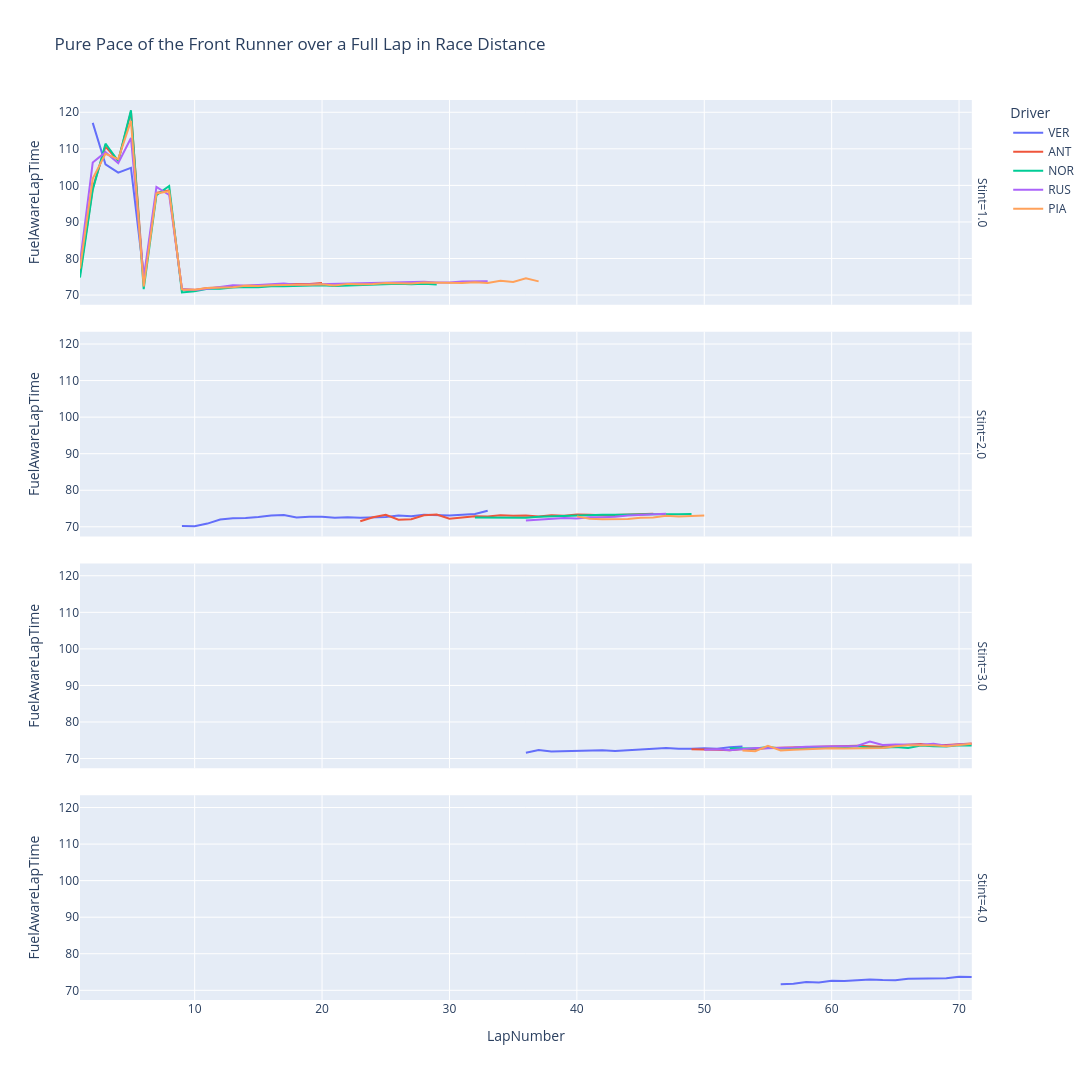

The notebook cell this image was saved under:
### Markdown cell above
### Full Lap Pace with respect to stint for the Front Runners

### Code cell
plotter.plot_line_chart(
    data_frame=filtered_quick_race_laps,
    X="LapNumber",
    y="FuelAwareLapTime",
    label="Driver",
    title="Pure Pace of the Front Runner over a Full Lap in Race Distance",
    facet_row="Stint",
    category_orders=STINT_ORDER,
    hover_data=HOVER_DATA,
    height=1080,
)

### Figure 1 — Plotly figure (JSON) as saved in the notebook; plotly's stock layout.template omitted (floating-point values rounded to 4 significant figures; data arrays with more than 128 entries replaced by an {"elided": "..."} marker saying what was removed)
{"data": [{"customdata": [["VER", 17, "HARD", "24"], ["VER", 16, "HARD", "4"], ["VER", 16, "HARD", "4"], ["VER", 16, "HARD", "41"], ["VER", 13, "HARD", "12"]], "hovertemplate": "Driver=%{customdata[0]}<br>Stint=1.0<br>LapNumber=%{x}<br>FuelAwareLapTime=%{y}<br>Position=%{customdata[1]}<br>Compound=%{customdata[2]}<br>TrackStatus=%{customdata[3]}<extra></extra>", "legendgroup": "VER", "line": {"color": "#636efa", "dash": "solid"}, "marker": {"symbol": "circle"}, "mode": "lines", "name": "VER", "orientation": "v", "showlegend": true, "type": "scatter", "x": [2.0, 3.0, 4.0, 5.0, 6.0], "xaxis": "x4", "y": [117.1, 105.8, 103.5, 104.8, 75.49], "yaxis": "y4"}, {"customdata": [["ANT", 2, "SOFT", "12"], ["ANT", 2, "SOFT", "24"], ["ANT", 2, "SOFT", "4"], ["ANT", 2, "SOFT", "4"], ["ANT", 2, "SOFT", "41"], ["ANT", 3, "SOFT", "12"], ["ANT", 3, "SOFT", "26"], ["ANT", 3, "SOFT", "671"], ["ANT", 3, "SOFT", "1"], ["ANT", 3, "SOFT", "1"], ["ANT", 3, "SOFT", "1"], ["ANT", 3, "SOFT", "1"], ["ANT", 3, "SOFT", "1"], ["ANT", 3, "SOFT", "1"], ["ANT", 3, "SOFT", "1"], ["ANT", 3, "SOFT", "1"], ["ANT", 3, "SOFT", "1"], ["ANT", 3, "SOFT", "1"], ["ANT", 3, "SOFT", "1"], ["ANT", 3, "SOFT", "1"]], "hovertemplate": "Driver=%{customdata[0]}<br>Stint=1.0<br>LapNumber=%{x}<br>FuelAwareLapTime=%{y}<br>Position=%{customdata[1]}<br>Compound=%{customdata[2]}<br>TrackStatus=%{customdata[3]}<extra></extra>", "legendgroup": "ANT", "line": {"color": "#EF553B", "dash": "solid"}, "marker": {"symbol": "circle"}, "mode": "lines", "name": "ANT", "orientation": "v", "showlegend": true, "type": "scatter", "x": [1.0, 2.0, 3.0, 4.0, 5.0, 6.0, 7.0, 8.0, 9.0, 10.0, 11.0, 12.0, 13.0, 14.0, 15.0, 16.0, 17.0, 18.0, 19.0, 20.0], "xaxis": "x4", "y": [75.77, 99.28, 110.6, 106.7, 120.2, 73.6, 97.94, 98.6, 71.51, 71.42, 71.92, 72.03, 72.5, 72.59, 72.7, 72.68, 73.02, 72.97, 73.03, 73.29], "yaxis": "y4"}, {"customdata": [["NOR", 1, "MEDIUM", "12"], ["NOR", 1, "MEDIUM", "24"], ["NOR", 1, "MEDIUM", "4"], ["NOR", 1, "MEDIUM", "4"], ["NOR", 1, "MEDIUM", "41"], ["NOR", 1, "MEDIUM", "12"], ["NOR", 1, "MEDIUM", "26"], ["NOR", 1, "MEDIUM", "671"], ["NOR", 1, "MEDIUM", "1"], ["NOR", 1, "MEDIUM", "1"], ["NOR", 1, "MEDIUM", "1"], ["NOR", 1, "MEDIUM", "1"], ["NOR", 1, "MEDIUM", "1"], ["NOR", 1, "MEDIUM", "1"], ["NOR", 1, "MEDIUM", "1"], ["NOR", 1, "MEDIUM", "1"], ["NOR", 1, "MEDIUM", "1"], ["NOR", 1, "MEDIUM", "1"], ["NOR", 1, "MEDIUM", "1"], ["NOR", 1, "MEDIUM", "1"], ["NOR", 1, "MEDIUM", "1"], ["NOR", 1, "MEDIUM", "1"], ["NOR", 1, "MEDIUM", "1"], ["NOR", 1, "MEDIUM", "1"], ["NOR", 1, "MEDIUM", "1"], ["NOR", 1, "MEDIUM", "1"], ["NOR", 1, "MEDIUM", "1"], ["NOR", 1, "MEDIUM", "1"], ["NOR", 1, "MEDIUM", "1"]], "hovertemplate": "Driver=%{customdata[0]}<br>Stint=1.0<br>LapNumber=%{x}<br>FuelAwareLapTime=%{y}<br>Position=%{customdata[1]}<br>Compound=%{customdata[2]}<br>TrackStatus=%{customdata[3]}<extra></extra>", "legendgroup": "NOR", "line": {"color": "#00cc96", "dash": "solid"}, "marker": {"symbol": "circle"}, "mode": "lines", "name": "NOR", "orientation": "v", "showlegend": true, "type": "scatter", "x": [1.0, 2.0, 3.0, 4.0, 5.0, 6.0, 7.0, 8.0, 9.0, 10.0, 11.0, 12.0, 13.0, 14.0, 15.0, 16.0, 17.0, 18.0, 19.0, 20.0, 21.0, 22.0, 23.0, 24.0, 25.0, 26.0, 27.0, 28.0, 29.0], "xaxis": "x4", "y": [74.77, 98.75, 111.4, 106.7, 120.6, 71.59, 97.34, 99.85, 70.73, 71.06, 71.69, 71.75, 72.07, 72.22, 72.11, 72.42, 72.41, 72.46, 72.54, 72.68, 72.48, 72.63, 72.78, 72.74, 73.01, 73.11, 72.93, 73.07, 72.92], "yaxis": "y4"}, {"customdata": {"elided": "33x4 mixed values"}, "hovertemplate": "Driver=%{customdata[0]}<br>Stint=1.0<br>LapNumber=%{x}<br>FuelAwareLapTime=%{y}<br>Position=%{customdata[1]}<br>Compound=%{customdata[2]}<br>TrackStatus=%{customdata[3]}<extra></extra>", "legendgroup": "RUS", "line": {"color": "#ab63fa", "dash": "solid"}, "marker": {"symbol": "circle"}, "mode": "lines", "name": "RUS", "orientation": "v", "showlegend": true, "type": "scatter", "x": [1.0, 2.0, 3.0, 4.0, 5.0, 6.0, 7.0, 8.0, 9.0, 10.0, 11.0, 12.0, 13.0, 14.0, 15.0, 16.0, 17.0, 18.0, 19.0, 20.0, 21.0, 22.0, 23.0, 24.0, 25.0, 26.0, 27.0, 28.0, 29.0, 30.0, 31.0, 32.0, 33.0], "xaxis": "x4", "y": [78.87, 106.3, 109.1, 106.1, 113.0, 74.62, 99.58, 97.37, 71.72, 71.41, 71.7, 72.22, 72.69, 72.51, 72.76, 72.93, 73.13, 72.84, 72.92, 73.01, 73.13, 73.33, 73.27, 73.31, 73.46, 73.57, 73.58, 73.61, 73.45, 73.43, 73.69, 73.77, 73.76], "yaxis": "y4"}, {"customdata": {"elided": "37x4 mixed values"}, "hovertemplate": "Driver=%{customdata[0]}<br>Stint=1.0<br>LapNumber=%{x}<br>FuelAwareLapTime=%{y}<br>Position=%{customdata[1]}<br>Compound=%{customdata[2]}<br>TrackStatus=%{customdata[3]}<extra></extra>", "legendgroup": "PIA", "line": {"color": "#FFA15A", "dash": "solid"}, "marker": {"symbol": "circle"}, "mode": "lines", "name": "PIA", "orientation": "v", "showlegend": true, "type": "scatter", "x": [1.0, 2.0, 3.0, 4.0, 5.0, 6.0, 7.0, 8.0, 9.0, 10.0, 11.0, 12.0, 13.0, 14.0, 15.0, 16.0, 17.0, 18.0, 19.0, 20.0, 21.0, 22.0, 23.0, 24.0, 25.0, 26.0, 27.0, 28.0, 29.0, 30.0, 31.0, 32.0, 33.0, 34.0, 35.0, 36.0, 37.0], "xaxis": "x4", "y": [77.23, 101.9, 108.7, 107.2, 117.7, 72.33, 97.79, 98.41, 71.56, 71.42, 71.95, 72.03, 72.14, 72.53, 72.5, 72.71, 72.86, 72.83, 72.84, 72.94, 72.64, 73.05, 72.95, 72.99, 73.32, 73.17, 73.15, 73.43, 73.35, 73.33, 73.33, 73.52, 73.31, 73.91, 73.59, 74.56, 73.73], "yaxis": "y4"}, {"customdata": [["VER", 16, "MEDIUM", "1"], ["VER", 16, "MEDIUM", "1"], ["VER", 16, "MEDIUM", "1"], ["VER", 16, "MEDIUM", "1"], ["VER", 14, "MEDIUM", "1"], ["VER", 14, "MEDIUM", "1"], ["VER", 13, "MEDIUM", "1"], ["VER", 13, "MEDIUM", "1"], ["VER", 10, "MEDIUM", "1"], ["VER", 8, "MEDIUM", "1"], ["VER", 6, "MEDIUM", "1"], ["VER", 6, "MEDIUM", "1"], ["VER", 5, "MEDIUM", "1"], ["VER", 4, "MEDIUM", "1"], ["VER", 4, "MEDIUM", "1"], ["VER", 4, "MEDIUM", "1"], ["VER", 4, "MEDIUM", "1"], ["VER", 4, "MEDIUM", "1"], ["VER", 4, "MEDIUM", "1"], ["VER", 4, "MEDIUM", "1"], ["VER", 4, "MEDIUM", "1"], ["VER", 4, "MEDIUM", "1"], ["VER", 3, "MEDIUM", "1"], ["VER", 4, "MEDIUM", "1"], ["VER", 4, "MEDIUM", "1"]], "hovertemplate": "Driver=%{customdata[0]}<br>Stint=2.0<br>LapNumber=%{x}<br>FuelAwareLapTime=%{y}<br>Position=%{customdata[1]}<br>Compound=%{customdata[2]}<br>TrackStatus=%{customdata[3]}<extra></extra>", "legendgroup": "VER", "line": {"color": "#636efa", "dash": "solid"}, "marker": {"symbol": "circle"}, "mode": "lines", "name": "VER", "orientation": "v", "showlegend": false, "type": "scatter", "x": [9.0, 10.0, 11.0, 12.0, 13.0, 14.0, 15.0, 16.0, 17.0, 18.0, 19.0, 20.0, 21.0, 22.0, 23.0, 24.0, 25.0, 26.0, 27.0, 28.0, 29.0, 30.0, 31.0, 32.0, 33.0], "xaxis": "x3", "y": [70.19, 70.15, 70.88, 72.01, 72.31, 72.38, 72.7, 73.12, 73.26, 72.54, 72.72, 72.76, 72.48, 72.65, 72.47, 72.57, 72.67, 73.09, 72.86, 73.3, 73.21, 73.06, 73.31, 73.53, 74.39], "yaxis": "y3"}, {"customdata": [["ANT", 9, "MEDIUM", "1"], ["ANT", 8, "MEDIUM", "1"], ["ANT", 7, "MEDIUM", "1"], ["ANT", 7, "MEDIUM", "1"], ["ANT", 7, "MEDIUM", "1"], ["ANT", 7, "MEDIUM", "1"], ["ANT", 6, "MEDIUM", "1"], ["ANT", 5, "MEDIUM", "1"], ["ANT", 5, "MEDIUM", "1"], ["ANT", 5, "MEDIUM", "1"], ["ANT", 5, "MEDIUM", "1"], ["ANT", 4, "MEDIUM", "1"], ["ANT", 3, "MEDIUM", "1"], ["ANT", 3, "MEDIUM", "1"], ["ANT", 3, "MEDIUM", "1"], ["ANT", 3, "MEDIUM", "1"], ["ANT", 2, "MEDIUM", "1"], ["ANT", 2, "MEDIUM", "1"], ["ANT", 2, "MEDIUM", "1"], ["ANT", 2, "MEDIUM", "1"], ["ANT", 2, "MEDIUM", "1"], ["ANT", 2, "MEDIUM", "1"], ["ANT", 2, "MEDIUM", "1"], ["ANT", 2, "MEDIUM", "1"]], "hovertemplate": "Driver=%{customdata[0]}<br>Stint=2.0<br>LapNumber=%{x}<br>FuelAwareLapTime=%{y}<br>Position=%{customdata[1]}<br>Compound=%{customdata[2]}<br>TrackStatus=%{customdata[3]}<extra></extra>", "legendgroup": "ANT", "line": {"color": "#EF553B", "dash": "solid"}, "marker": {"symbol": "circle"}, "mode": "lines", "name": "ANT", "orientation": "v", "showlegend": false, "type": "scatter", "x": [23.0, 24.0, 25.0, 26.0, 27.0, 28.0, 29.0, 30.0, 31.0, 32.0, 33.0, 34.0, 35.0, 36.0, 37.0, 38.0, 39.0, 40.0, 41.0, 42.0, 43.0, 44.0, 45.0, 46.0], "xaxis": "x3", "y": [71.51, 72.61, 73.31, 71.95, 72.09, 73.13, 73.38, 72.2, 72.55, 72.89, 72.84, 73.14, 73.04, 73.06, 72.79, 73.13, 73.04, 73.34, 73.29, 73.14, 73.21, 73.27, 73.46, 73.59], "yaxis": "y3"}, {"customdata": [["NOR", 3, "SOFT", "1"], ["NOR", 3, "SOFT", "1"], ["NOR", 2, "SOFT", "1"], ["NOR", 2, "SOFT", "1"], ["NOR", 2, "SOFT", "1"], ["NOR", 2, "SOFT", "1"], ["NOR", 2, "SOFT", "1"], ["NOR", 1, "SOFT", "1"], ["NOR", 1, "SOFT", "1"], ["NOR", 1, "SOFT", "1"], ["NOR", 1, "SOFT", "1"], ["NOR", 1, "SOFT", "1"], ["NOR", 1, "SOFT", "1"], ["NOR", 1, "SOFT", "1"], ["NOR", 1, "SOFT", "1"], ["NOR", 1, "SOFT", "1"], ["NOR", 1, "SOFT", "1"], ["NOR", 1, "SOFT", "1"]], "hovertemplate": "Driver=%{customdata[0]}<br>Stint=2.0<br>LapNumber=%{x}<br>FuelAwareLapTime=%{y}<br>Position=%{customdata[1]}<br>Compound=%{customdata[2]}<br>TrackStatus=%{customdata[3]}<extra></extra>", "legendgroup": "NOR", "line": {"color": "#00cc96", "dash": "solid"}, "marker": {"symbol": "circle"}, "mode": "lines", "name": "NOR", "orientation": "v", "showlegend": false, "type": "scatter", "x": [32.0, 33.0, 34.0, 35.0, 36.0, 37.0, 38.0, 39.0, 40.0, 41.0, 42.0, 43.0, 44.0, 45.0, 46.0, 47.0, 48.0, 49.0], "xaxis": "x3", "y": [72.52, 72.52, 72.6, 72.58, 72.45, 72.72, 72.86, 72.93, 73.03, 73.22, 73.27, 73.26, 73.25, 73.36, 73.43, 73.54, 73.46, 73.51], "yaxis": "y3"}, {"customdata": [["RUS", 5, "SOFT", "1"], ["RUS", 4, "SOFT", "1"], ["RUS", 4, "SOFT", "1"], ["RUS", 3, "SOFT", "1"], ["RUS", 3, "SOFT", "1"], ["RUS", 3, "SOFT", "1"], ["RUS", 3, "SOFT", "1"], ["RUS", 3, "SOFT", "1"], ["RUS", 3, "SOFT", "1"], ["RUS", 3, "SOFT", "1"], ["RUS", 3, "SOFT", "1"], ["RUS", 2, "SOFT", "1"]], "hovertemplate": "Driver=%{customdata[0]}<br>Stint=2.0<br>LapNumber=%{x}<br>FuelAwareLapTime=%{y}<br>Position=%{customdata[1]}<br>Compound=%{customdata[2]}<br>TrackStatus=%{customdata[3]}<extra></extra>", "legendgroup": "RUS", "line": {"color": "#ab63fa", "dash": "solid"}, "marker": {"symbol": "circle"}, "mode": "lines", "name": "RUS", "orientation": "v", "showlegend": false, "type": "scatter", "x": [36.0, 37.0, 38.0, 39.0, 40.0, 41.0, 42.0, 43.0, 44.0, 45.0, 46.0, 47.0], "xaxis": "x3", "y": [71.71, 71.96, 72.15, 72.4, 72.29, 72.58, 72.63, 72.75, 73.09, 73.32, 73.38, 73.57], "yaxis": "y3"}, {"customdata": [["PIA", 6, "SOFT", "1"], ["PIA", 6, "SOFT", "1"], ["PIA", 6, "SOFT", "1"], ["PIA", 5, "SOFT", "1"], ["PIA", 5, "SOFT", "1"], ["PIA", 5, "SOFT", "1"], ["PIA", 5, "SOFT", "1"], ["PIA", 5, "SOFT", "1"], ["PIA", 4, "SOFT", "1"], ["PIA", 3, "SOFT", "1"], ["PIA", 3, "SOFT", "1"]], "hovertemplate": "Driver=%{customdata[0]}<br>Stint=2.0<br>LapNumber=%{x}<br>FuelAwareLapTime=%{y}<br>Position=%{customdata[1]}<br>Compound=%{customdata[2]}<br>TrackStatus=%{customdata[3]}<extra></extra>", "legendgroup": "PIA", "line": {"color": "#FFA15A", "dash": "solid"}, "marker": {"symbol": "circle"}, "mode": "lines", "name": "PIA", "orientation": "v", "showlegend": false, "type": "scatter", "x": [40.0, 41.0, 42.0, 43.0, 44.0, 45.0, 46.0, 47.0, 48.0, 49.0, 50.0], "xaxis": "x3", "y": [72.85, 72.22, 72.09, 71.99, 72.1, 72.46, 72.56, 73.02, 72.82, 72.94, 73.07], "yaxis": "y3"}, {"customdata": [["VER", 9, "MEDIUM", "1"], ["VER", 6, "MEDIUM", "1"], ["VER", 6, "MEDIUM", "1"], ["VER", 5, "MEDIUM", "1"], ["VER", 5, "MEDIUM", "1"], ["VER", 5, "MEDIUM", "1"], ["VER", 4, "MEDIUM", "1"], ["VER", 4, "MEDIUM", "1"], ["VER", 4, "MEDIUM", "1"], ["VER", 4, "MEDIUM", "1"], ["VER", 4, "MEDIUM", "1"], ["VER", 4, "MEDIUM", "1"], ["VER", 2, "MEDIUM", "1"], ["VER", 2, "MEDIUM", "1"], ["VER", 2, "MEDIUM", "1"], ["VER", 1, "MEDIUM", "1"], ["VER", 1, "MEDIUM", "1"], ["VER", 1, "MEDIUM", "1"]], "hovertemplate": "Driver=%{customdata[0]}<br>Stint=3.0<br>LapNumber=%{x}<br>FuelAwareLapTime=%{y}<br>Position=%{customdata[1]}<br>Compound=%{customdata[2]}<br>TrackStatus=%{customdata[3]}<extra></extra>", "legendgroup": "VER", "line": {"color": "#636efa", "dash": "solid"}, "marker": {"symbol": "circle"}, "mode": "lines", "name": "VER", "orientation": "v", "showlegend": false, "type": "scatter", "x": [36.0, 37.0, 38.0, 39.0, 40.0, 41.0, 42.0, 43.0, 44.0, 45.0, 46.0, 47.0, 48.0, 49.0, 50.0, 51.0, 52.0, 53.0], "xaxis": "x2", "y": [71.61, 72.35, 71.92, 72.03, 72.17, 72.2, 72.28, 72.06, 72.24, 72.58, 72.63, 72.86, 72.7, 72.65, 72.83, 72.69, 73.08, 73.26], "yaxis": "y2"}, {"customdata": [["ANT", 5, "MEDIUM", "1"], ["ANT", 4, "MEDIUM", "1"], ["ANT", 4, "MEDIUM", "1"], ["ANT", 3, "MEDIUM", "1"], ["ANT", 3, "MEDIUM", "1"], ["ANT", 3, "MEDIUM", "1"], ["ANT", 2, "MEDIUM", "1"], ["ANT", 2, "MEDIUM", "1"], ["ANT", 2, "MEDIUM", "1"], ["ANT", 2, "MEDIUM", "1"], ["ANT", 2, "MEDIUM", "1"], ["ANT", 2, "MEDIUM", "1"], ["ANT", 2, "MEDIUM", "1"], ["ANT", 2, "MEDIUM", "1"], ["ANT", 2, "MEDIUM", "1"], ["ANT", 2, "MEDIUM", "1"], ["ANT", 2, "MEDIUM", "1"], ["ANT", 2, "MEDIUM", "1"], ["ANT", 2, "MEDIUM", "1"], ["ANT", 2, "MEDIUM", "1"], ["ANT", 2, "MEDIUM", "1"], ["ANT", 2, "MEDIUM", "1"], ["ANT", 2, "MEDIUM", "1"]], "hovertemplate": "Driver=%{customdata[0]}<br>Stint=3.0<br>LapNumber=%{x}<br>FuelAwareLapTime=%{y}<br>Position=%{customdata[1]}<br>Compound=%{customdata[2]}<br>TrackStatus=%{customdata[3]}<extra></extra>", "legendgroup": "ANT", "line": {"color": "#EF553B", "dash": "solid"}, "marker": {"symbol": "circle"}, "mode": "lines", "name": "ANT", "orientation": "v", "showlegend": false, "type": "scatter", "x": [49.0, 50.0, 51.0, 52.0, 53.0, 54.0, 55.0, 56.0, 57.0, 58.0, 59.0, 60.0, 61.0, 62.0, 63.0, 64.0, 65.0, 66.0, 67.0, 68.0, 69.0, 70.0, 71.0], "xaxis": "x2", "y": [72.56, 72.55, 72.44, 72.3, 72.58, 72.58, 72.87, 72.92, 73.02, 73.08, 73.2, 73.41, 73.49, 73.52, 73.34, 73.21, 73.55, 73.65, 73.96, 73.48, 73.63, 73.8, 74.09], "yaxis": "y2"}, {"customdata": [["NOR", 2, "MEDIUM", "1"], ["NOR", 2, "MEDIUM", "1"], ["NOR", 2, "MEDIUM", "1"], ["NOR", 1, "MEDIUM", "1"], ["NOR", 1, "MEDIUM", "1"], ["NOR", 1, "MEDIUM", "1"], ["NOR", 1, "MEDIUM", "1"], ["NOR", 1, "MEDIUM", "1"], ["NOR", 1, "MEDIUM", "1"], ["NOR", 1, "MEDIUM", "1"], ["NOR", 1, "MEDIUM", "1"], ["NOR", 1, "MEDIUM", "1"], ["NOR", 1, "MEDIUM", "1"], ["NOR", 1, "MEDIUM", "1"], ["NOR", 1, "MEDIUM", "1"], ["NOR", 1, "MEDIUM", "1"], ["NOR", 1, "MEDIUM", "1"], ["NOR", 1, "MEDIUM", "1"], ["NOR", 1, "MEDIUM", "1"], ["NOR", 1, "MEDIUM", "1"]], "hovertemplate": "Driver=%{customdata[0]}<br>Stint=3.0<br>LapNumber=%{x}<br>FuelAwareLapTime=%{y}<br>Position=%{customdata[1]}<br>Compound=%{customdata[2]}<br>TrackStatus=%{customdata[3]}<extra></extra>", "legendgroup": "NOR", "line": {"color": "#00cc96", "dash": "solid"}, "marker": {"symbol": "circle"}, "mode": "lines", "name": "NOR", "orientation": "v", "showlegend": false, "type": "scatter", "x": [52.0, 53.0, 54.0, 55.0, 56.0, 57.0, 58.0, 59.0, 60.0, 61.0, 62.0, 63.0, 64.0, 65.0, 66.0, 67.0, 68.0, 69.0, 70.0, 71.0], "xaxis": "x2", "y": [72.81, 72.84, 72.75, 73.13, 72.74, 72.78, 72.82, 73.12, 73.09, 73.06, 73.36, 72.93, 72.94, 73.16, 72.9, 73.55, 73.37, 73.31, 73.62, 73.54], "yaxis": "y2"}, {"customdata": [["RUS", 6, "MEDIUM", "1"], ["RUS", 5, "MEDIUM", "1"], ["RUS", 4, "MEDIUM", "1"], ["RUS", 4, "MEDIUM", "1"], ["RUS", 4, "MEDIUM", "1"], ["RUS", 3, "MEDIUM", "1"], ["RUS", 3, "MEDIUM", "1"], ["RUS", 3, "MEDIUM", "1"], ["RUS", 3, "MEDIUM", "1"], ["RUS", 3, "MEDIUM", "1"], ["RUS", 3, "MEDIUM", "1"], ["RUS", 3, "MEDIUM", "1"], ["RUS", 3, "MEDIUM", "1"], ["RUS", 4, "MEDIUM", "1"], ["RUS", 4, "MEDIUM", "1"], ["RUS", 4, "MEDIUM", "1"], ["RUS", 4, "MEDIUM", "1"], ["RUS", 4, "MEDIUM", "1"], ["RUS", 4, "MEDIUM", "1"], ["RUS", 4, "MEDIUM", "1"], ["RUS", 4, "MEDIUM", "1"], ["RUS", 4, "MEDIUM", "1"]], "hovertemplate": "Driver=%{customdata[0]}<br>Stint=3.0<br>LapNumber=%{x}<br>FuelAwareLapTime=%{y}<br>Position=%{customdata[1]}<br>Compound=%{customdata[2]}<br>TrackStatus=%{customdata[3]}<extra></extra>", "legendgroup": "RUS", "line": {"color": "#ab63fa", "dash": "solid"}, "marker": {"symbol": "circle"}, "mode": "lines", "name": "RUS", "orientation": "v", "showlegend": false, "type": "scatter", "x": [50.0, 51.0, 52.0, 53.0, 54.0, 55.0, 56.0, 57.0, 58.0, 59.0, 60.0, 61.0, 62.0, 63.0, 64.0, 65.0, 66.0, 67.0, 68.0, 69.0, 70.0, 71.0], "xaxis": "x2", "y": [72.43, 72.55, 72.28, 72.52, 72.88, 72.85, 72.85, 73.02, 73.22, 73.3, 73.31, 73.44, 73.44, 74.67, 73.73, 73.82, 73.85, 73.77, 74.02, 73.54, 73.83, 74.02], "yaxis": "y2"}, {"customdata": [["PIA", 6, "MEDIUM", "1"], ["PIA", 6, "MEDIUM", "1"], ["PIA", 5, "MEDIUM", "1"], ["PIA", 5, "MEDIUM", "1"], ["PIA", 5, "MEDIUM", "1"], ["PIA", 5, "MEDIUM", "1"], ["PIA", 5, "MEDIUM", "1"], ["PIA", 5, "MEDIUM", "1"], ["PIA", 5, "MEDIUM", "1"], ["PIA", 5, "MEDIUM", "1"], ["PIA", 5, "MEDIUM", "1"], ["PIA", 5, "MEDIUM", "1"], ["PIA", 5, "MEDIUM", "1"], ["PIA", 5, "MEDIUM", "1"], ["PIA", 5, "MEDIUM", "1"], ["PIA", 5, "MEDIUM", "1"], ["PIA", 5, "MEDIUM", "1"], ["PIA", 5, "MEDIUM", "1"], ["PIA", 5, "MEDIUM", "1"]], "hovertemplate": "Driver=%{customdata[0]}<br>Stint=3.0<br>LapNumber=%{x}<br>FuelAwareLapTime=%{y}<br>Position=%{customdata[1]}<br>Compound=%{customdata[2]}<br>TrackStatus=%{customdata[3]}<extra></extra>", "legendgroup": "PIA", "line": {"color": "#FFA15A", "dash": "solid"}, "marker": {"symbol": "circle"}, "mode": "lines", "name": "PIA", "orientation": "v", "showlegend": false, "type": "scatter", "x": [53.0, 54.0, 55.0, 56.0, 57.0, 58.0, 59.0, 60.0, 61.0, 62.0, 63.0, 64.0, 65.0, 66.0, 67.0, 68.0, 69.0, 70.0, 71.0], "xaxis": "x2", "y": [72.2, 72.02, 73.49, 72.23, 72.4, 72.56, 72.54, 72.83, 72.72, 72.74, 72.91, 72.86, 73.39, 73.66, 73.65, 73.62, 73.35, 73.76, 74.03], "yaxis": "y2"}, {"customdata": [["VER", 4, "SOFT", "1"], ["VER", 4, "SOFT", "1"], ["VER", 4, "SOFT", "1"], ["VER", 4, "SOFT", "1"], ["VER", 4, "SOFT", "1"], ["VER", 4, "SOFT", "1"], ["VER", 4, "SOFT", "1"], ["VER", 3, "SOFT", "1"], ["VER", 3, "SOFT", "1"], ["VER", 3, "SOFT", "1"], ["VER", 3, "SOFT", "1"], ["VER", 3, "SOFT", "1"], ["VER", 3, "SOFT", "1"], ["VER", 3, "SOFT", "1"], ["VER", 3, "SOFT", "1"], ["VER", 3, "SOFT", "1"]], "hovertemplate": "Driver=%{customdata[0]}<br>Stint=4.0<br>LapNumber=%{x}<br>FuelAwareLapTime=%{y}<br>Position=%{customdata[1]}<br>Compound=%{customdata[2]}<br>TrackStatus=%{customdata[3]}<extra></extra>", "legendgroup": "VER", "line": {"color": "#636efa", "dash": "solid"}, "marker": {"symbol": "circle"}, "mode": "lines", "name": "VER", "orientation": "v", "showlegend": false, "type": "scatter", "x": [56.0, 57.0, 58.0, 59.0, 60.0, 61.0, 62.0, 63.0, 64.0, 65.0, 66.0, 67.0, 68.0, 69.0, 70.0, 71.0], "xaxis": "x", "y": [71.63, 71.81, 72.25, 72.16, 72.59, 72.56, 72.77, 72.93, 72.79, 72.75, 73.14, 73.18, 73.31, 73.29, 73.71, 73.62], "yaxis": "y"}], "layout": {"annotations": [{"font": {}, "showarrow": false, "text": "Stint=4.0", "textangle": 90, "x": 0.98, "xanchor": "left", "xref": "paper", "y": 0.1138, "yanchor": "middle", "yref": "paper"}, {"font": {}, "showarrow": false, "text": "Stint=3.0", "textangle": 90, "x": 0.98, "xanchor": "left", "xref": "paper", "y": 0.3712, "yanchor": "middle", "yref": "paper"}, {"font": {}, "showarrow": false, "text": "Stint=2.0", "textangle": 90, "x": 0.98, "xanchor": "left", "xref": "paper", "y": 0.6288, "yanchor": "middle", "yref": "paper"}, {"font": {}, "showarrow": false, "text": "Stint=1.0", "textangle": 90, "x": 0.98, "xanchor": "left", "xref": "paper", "y": 0.8862, "yanchor": "middle", "yref": "paper"}], "height": 1080, "legend": {"title": {"text": "Driver"}, "tracegroupgap": 0}, "title": {"text": "Pure Pace of the Front Runner over a Full Lap in Race Distance"}, "width": 1540, "xaxis": {"anchor": "y", "domain": [0, 0.98], "title": {"text": "LapNumber"}}, "xaxis2": {"anchor": "y2", "domain": [0, 0.98], "matches": "x", "showticklabels": false}, "xaxis3": {"anchor": "y3", "domain": [0, 0.98], "matches": "x", "showticklabels": false}, "xaxis4": {"anchor": "y4", "domain": [0, 0.98], "matches": "x", "showticklabels": false}, "yaxis": {"anchor": "x", "domain": [0, 0.2275], "title": {"text": "FuelAwareLapTime"}}, "yaxis2": {"anchor": "x2", "domain": [0.2575, 0.485], "matches": "y", "title": {"text": "FuelAwareLapTime"}}, "yaxis3": {"anchor": "x3", "domain": [0.515, 0.7425], "matches": "y", "title": {"text": "FuelAwareLapTime"}}, "yaxis4": {"anchor": "x4", "domain": [0.7725, 1], "matches": "y", "title": {"text": "FuelAwareLapTime"}}}}
